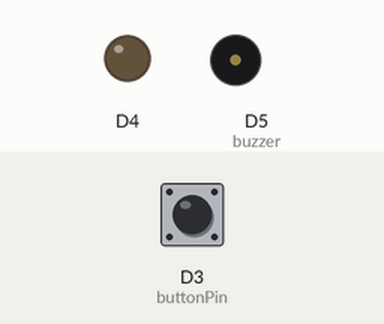
Recording of a sketch running on a simulated ESP8266 (NodeMCU). Shown: output pins drawn as LEDs (lit = HIGH), buzzer (waves = sounding). Inputs (shaded band) come from the test bench; at power-on: D3 (buttonPin) HIGH. WiFi joins after 1.5 s; servers stay silent unless stated; storage starts empty; random numbers use the default seed unless the sketch sets one; no MQTT or app messages arrive unless stated; what the sketch prints to the serial monitor is not drawn.

Above: at 2.7 s.
2.8 s: D3 (buttonPin) pulled LOW for 1 s
At 3.4 s:
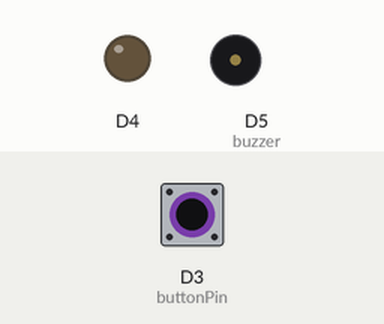
5.9 s: D3 (buttonPin) pulled LOW for 3.2 s
At 6.5 s:
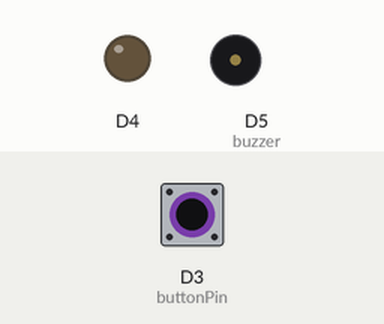
Timing chart, 0 to 10.6 s (numbered marks = the images above; inputs shaded):
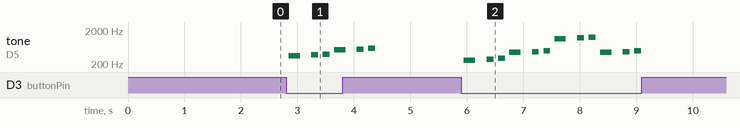

The sketch:

mqttdoorbell.ino
```cpp
/*
 Basic ESP8266 MQTT example

 This sketch demonstrates the capabilities of the pubsub library in combination
 with the ESP8266 board/library.

 It connects to an MQTT server then:
  - publishes "hello world" to the topic "outTopic" every two seconds
  - subscribes to the topic "inTopic", printing out any messages
    it receives. NB - it assumes the received payloads are strings not binary
  - If the first character of the topic "inTopic" is an 1, switch ON the ESP Led,
    else switch it off

 It will reconnect to the server if the connection is lost using a blocking
 reconnect function. See the 'mqtt_reconnect_nonblocking' example for how to
 achieve the same result without blocking the main loop.

 To install the ESP8266 board, (using Arduino 1.6.4+):
  - Add the following 3rd party board manager under "File -> Preferences -> Additional Boards Manager URLs":
       http://arduino.esp8266.com/stable/package_esp8266com_index.json
  - Open the "Tools -> Board -> Board Manager" and click install for the ESP8266"
  - Select your ESP8266 in "Tools -> Board"

*/

#include <ESP8266WiFi.h>
#include <PubSubClient.h>
#include <DNSServer.h>
#include <ESP8266WebServer.h>
#include <WiFiManager.h>         //https://github.com/tzapu/WiFiManager
#include <ESP8266mDNS.h>
#include <WiFiUdp.h>
#include <ArduinoOTA.h>
#include <ArduinoJson.h>
#include "FS.h"
#include "pitches.h"

// Update these with values suitable for your network.

#define buttonPin D3
#define buzzer D5 //Buzzer control port, default D5
#define OCTAVE_OFFSET 0

//const char* mqtt_server = "broker.hivemq.com";

const int notes[] = {
  0,
  NOTE_C4, NOTE_CS4, NOTE_D4, NOTE_DS4, NOTE_E4, NOTE_F4, NOTE_FS4, NOTE_G4, NOTE_GS4, NOTE_A4, NOTE_AS4, NOTE_B4, //scale of notes and their frequencies
  NOTE_C5, NOTE_CS5, NOTE_D5, NOTE_DS5, NOTE_E5, NOTE_F5, NOTE_FS5, NOTE_G5, NOTE_GS5, NOTE_A5, NOTE_AS5, NOTE_B5,
  NOTE_C6, NOTE_CS6, NOTE_D6, NOTE_DS6, NOTE_E6, NOTE_F6, NOTE_FS6, NOTE_G6, NOTE_GS6, NOTE_A6, NOTE_AS6, NOTE_B6,
  NOTE_C7, NOTE_CS7, NOTE_D7, NOTE_DS7, NOTE_E7, NOTE_F7, NOTE_FS7, NOTE_G7, NOTE_GS7, NOTE_A7, NOTE_AS7, NOTE_B7
};

WiFiClient espClient;
PubSubClient client(espClient);
long lastMsg = 0;
char msg[50];
int value = 0;
String mqttname;
char mqttnametemp[50];
char host[50];
char mqtt_server[100];

void setup_wifi() {
WiFiManager wifiManager;
wifiManager.autoConnect("DoorBell");
/*  delay(10);
  // We start by connecting to a WiFi network
  Serial.println();
  Serial.print("Connecting to ");
  Serial.println(ssid);

  WiFi.begin(ssid, password);

  while (WiFi.status() != WL_CONNECTED) {
    delay(500);
    Serial.print(".");

  }
*/
  randomSeed(micros());

  Serial.println("");
  Serial.println("WiFi connected");
  Serial.println("IP address: ");
  Serial.println(WiFi.localIP());
}

void happyNoise(){
  int note = (int)random(13,39);
  beep(buzzer,notes[note], 200);
  delay(200);
  //tone1.stop();
  beep(buzzer,notes[note+1],100);
  delay(100);
  //tone1.stop();
  beep(buzzer,notes[note+2],100);
  delay(100);
  //tone1.stop();
}

void callback(char* topic, byte* payload, unsigned int length) {
  Serial.print("Message arrived [");
  Serial.print(topic);
  Serial.print("] ");
  for (int i = 0; i < length; i++) {
    Serial.print((char)payload[i]);
  }
  Serial.println();

  // Switch on the LED if an 1 was received as first character
  if ((char)payload[0] == '1') {
    digitalWrite(BUILTIN_LED, LOW);   // Turn the LED on (Note that LOW is the voltage level
    // but actually the LED is on; this is because
    // it is active low on the ESP-01)
  } else {
    digitalWrite(BUILTIN_LED, HIGH);  // Turn the LED off by making the voltage HIGH
  }

}

void reconnect() {
  // Loop until we're reconnected
  while (!client.connected()) {
    Serial.print("Attempting MQTT connection...");
    // Create a random client ID
    String clientId = "ESP8266Client-";
    clientId += String(random(0xffff), HEX);
    // Attempt to connect
    char lwtopic[100];
    String lwt = "cmnd/"+ mqttname + "/MESSAGE";
    lwt.toCharArray(lwtopic, lwt.length()+1);
    if (client.connect(clientId.c_str(),lwtopic,0,0,"Door Bell Off Line")) {
      Serial.println("connected");
      // Once connected, publish an announcement...
      char pubTopic[100];
    String pub = "cmnd/"+mqttname+"/MESSAGE";
    pub.toCharArray(pubTopic, pub.length()+1);
      client.publish(pubTopic, "Door Bell On Line");
      // ... and resubscribe
      //client.subscribe("inTopic");
    } else {
      Serial.print("failed, rc=");
      Serial.print(client.state());
      Serial.println(" try again in 5 seconds");
      // Wait 5 seconds before retrying
      delay(5000);
    }
  }
}

void otaUpdate() {
  ArduinoOTA.setHostname("DoorBell");
  ArduinoOTA.onStart([]() {
    String type;
    if (ArduinoOTA.getCommand() == U_FLASH) {
      type = "sketch";
    } else { // U_SPIFFS
      type = "filesystem";
    }

    // NOTE: if updating SPIFFS this would be the place to unmount SPIFFS using SPIFFS.end()
    Serial.println("Start updating " + type);

  });
  ArduinoOTA.onEnd([]() {
    Serial.println("\nEnd");
  });
  ArduinoOTA.onProgress([](unsigned int progress, unsigned int total) {
    Serial.printf("Progress: %u%%\r", (progress / (total / 100)));
  });
  ArduinoOTA.onError([](ota_error_t error) {
    Serial.printf("Error[%u]: ", error);
    if (error == OTA_AUTH_ERROR) {
      Serial.println("Auth Failed");
    } else if (error == OTA_BEGIN_ERROR) {
      Serial.println("Begin Failed");
    } else if (error == OTA_CONNECT_ERROR) {
      Serial.println("Connect Failed");
    } else if (error == OTA_RECEIVE_ERROR) {
      Serial.println("Receive Failed");
    } else if (error == OTA_END_ERROR) {
      Serial.println("End Failed");
    }
  });
  ArduinoOTA.begin();
}

void setup() {
  pinMode(BUILTIN_LED, OUTPUT);     // Initialize the BUILTIN_LED pin as an output
  pinMode(buttonPin, INPUT);
   pinMode(buzzer, OUTPUT);
  digitalWrite(buzzer, LOW);
  Serial.begin(9600);

  Serial.println("Mounting FS...");

  if (!SPIFFS.begin()) {
    Serial.println("Failed to mount file system");
    return;
  }
yield();
  if (!loadConfig()) {
    Serial.println("Failed to load config");
  } else {
    Serial.println("Config loaded");
  }
  setup_wifi();
  otaUpdate();
  client.setServer(mqtt_server, 1883);
  client.setCallback(callback);
}

void loop() {
   if (!client.connected()) {
    reconnect();
  }
  client.loop();

if (digitalRead(buttonPin) == LOW) {
  bell();
  happyNoise();
  yield();
}

yield();
ArduinoOTA.handle();
}

void bell() {

  long now = millis();
  if (now - lastMsg > 1000) {
    lastMsg = now;
    char pubTopic[100];
    String pub = "cmnd/"+mqttname+"/IMAGE";
    pub.toCharArray(pubTopic, pub.length()+1);
    client.publish(pubTopic, "bell, FRONT DOOR!");
  }
}

void tone(uint8_t _pin, unsigned int frequency, unsigned long duration, unsigned long pause) {
pinMode (_pin, OUTPUT );
analogWriteFreq(frequency);
analogWrite(_pin,500);
delay(duration);
analogWrite(_pin,0);
delay(pause);
}

void beep (int speakerPin, float noteFrequency, long noteDuration){
  int x;
  // Convert the frequency to microseconds
  float microsecondsPerWave = 1000000/noteFrequency;
  // Calculate how many milliseconds there are per HIGH/LOW cycles.
  float millisecondsPerCycle = 1000/(microsecondsPerWave * 2);
  // Multiply noteDuration * number or cycles per millisecond
  float loopTime = noteDuration * millisecondsPerCycle;
  // Play the note for the calculated loopTime.
  for (x=0;x<loopTime;x++)
  {
  digitalWrite(speakerPin,HIGH);
  delayMicroseconds(microsecondsPerWave);
  digitalWrite(speakerPin,LOW);
  delayMicroseconds(microsecondsPerWave);
  }
}

bool loadConfig() {
  File configFile = SPIFFS.open("/config.json", "r");
  if (!configFile) {
    Serial.println("Failed to open config file");
    return false;
  }

  size_t size = configFile.size();
  if (size > 1024) {
    Serial.println("Config file size is too large");
    return false;
  }

  // Allocate a buffer to store contents of the file.
  std::unique_ptr<char[]> buf(new char[size]);

  // We don't use String here because ArduinoJson library requires the input
  // buffer to be mutable. If you don't use ArduinoJson, you may as well
  // use configFile.readString instead.
  configFile.readBytes(buf.get(), size);

  StaticJsonBuffer<200> jsonBuffer;
  JsonObject& json = jsonBuffer.parseObject(buf.get());

  if (!json.success()) {
    Serial.println("Failed to parse config file");
    return false;
  }

  strcpy(mqtt_server, (const char*)json["mqtt_server"]);
  strcpy(mqttnametemp,(const char*)json["mqttname"]);
  mqttname = String(mqttnametemp);
  strcpy(host,(const char*)json["host"]);
//statustop = "tele/" + mqttname + "/STATUS";

  return true;
}
```

pitches.h
```cpp
/*************************************************
 * Public Constants
 *************************************************/

#define NOTE_B0  31
#define NOTE_C1  33
#define NOTE_CS1 35
#define NOTE_D1  37
#define NOTE_DS1 39
#define NOTE_E1  41
#define NOTE_F1  44
#define NOTE_FS1 46
#define NOTE_G1  49
#define NOTE_GS1 52
#define NOTE_A1  55
#define NOTE_AS1 58
#define NOTE_B1  62
#define NOTE_C2  65
#define NOTE_CS2 69
#define NOTE_D2  73
#define NOTE_DS2 78
#define NOTE_E2  82
#define NOTE_F2  87
#define NOTE_FS2 93
#define NOTE_G2  98
#define NOTE_GS2 104
#define NOTE_A2  110
#define NOTE_AS2 117
#define NOTE_B2  123
#define NOTE_C3  131
#define NOTE_CS3 139
#define NOTE_D3  147
#define NOTE_DS3 156
#define NOTE_E3  165
#define NOTE_F3  175
#define NOTE_FS3 185
#define NOTE_G3  196
#define NOTE_GS3 208
#define NOTE_A3  220
#define NOTE_AS3 233
#define NOTE_B3  247
#define NOTE_C4  262
#define NOTE_CS4 277
#define NOTE_D4  294
#define NOTE_DS4 311
#define NOTE_E4  330
#define NOTE_F4  349
#define NOTE_FS4 370
#define NOTE_G4  392
#define NOTE_GS4 415
#define NOTE_A4  440
#define NOTE_AS4 466
#define NOTE_B4  494
#define NOTE_C5  523
#define NOTE_CS5 554
#define NOTE_D5  587
#define NOTE_DS5 622
#define NOTE_E5  659
#define NOTE_F5  698
#define NOTE_FS5 740
#define NOTE_G5  784
#define NOTE_GS5 831
#define NOTE_A5  880
#define NOTE_AS5 932
#define NOTE_B5  988
#define NOTE_C6  1047
#define NOTE_CS6 1109
#define NOTE_D6  1175
#define NOTE_DS6 1245
#define NOTE_E6  1319
#define NOTE_F6  1397
#define NOTE_FS6 1480
#define NOTE_G6  1568
#define NOTE_GS6 1661
#define NOTE_A6  1760
#define NOTE_AS6 1865
#define NOTE_B6  1976
#define NOTE_C7  2093
#define NOTE_CS7 2217
#define NOTE_D7  2349
#define NOTE_DS7 2489
#define NOTE_E7  2637
#define NOTE_F7  2794
#define NOTE_FS7 2960
#define NOTE_G7  3136
#define NOTE_GS7 3322
#define NOTE_A7  3520
#define NOTE_AS7 3729
#define NOTE_B7  3951
#define NOTE_C8  4186
#define NOTE_CS8 4435
#define NOTE_D8  4699
#define NOTE_DS8 4978
```

Measured:
- after the input at 2.8 s, tone on D5 (buzzer): plays 348 Hz for 0.20 s, 369 Hz for 0.12 s, 391 Hz for 0.12 s, 521 Hz for 0.20 s, 552 Hz for 0.12 s, 585 Hz for 0.12 s, starting after 0.05 s
- after the input at 5.9 s, tone on D5 (buzzer): plays 261 Hz for 0.20 s, 276 Hz for 0.12 s, 293 Hz for 0.12 s, 439 Hz for 0.20 s, 465 Hz for 0.12 s, 492 Hz for 0.12 s … (12 notes in this stretch), starting after 0.05 s
